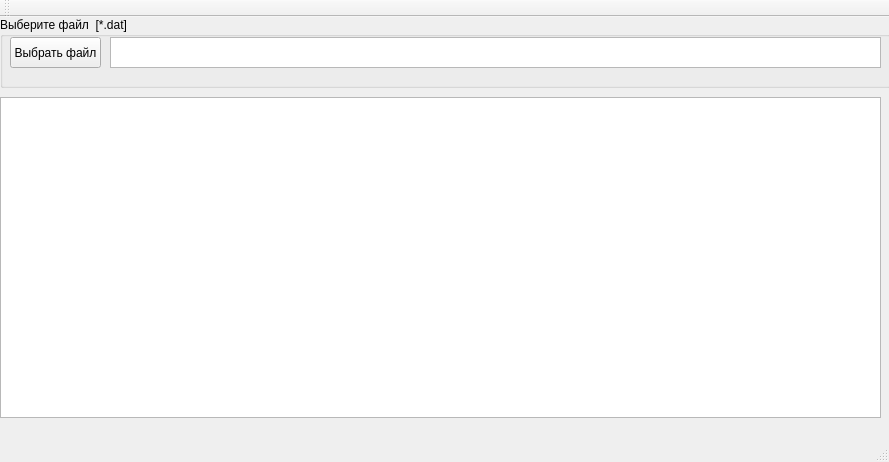
<?xml version="1.0" encoding="UTF-8"?>
<ui version="4.0">
 <class>MainWindow</class>
 <widget class="QMainWindow" name="MainWindow">
  <property name="geometry">
   <rect>
    <x>0</x>
    <y>0</y>
    <width>889</width>
    <height>462</height>
   </rect>
  </property>
  <property name="windowTitle">
   <string>MainWindow</string>
  </property>
  <widget class="QWidget" name="centralWidget">
   <widget class="QGroupBox" name="groupBox">
    <property name="geometry">
     <rect>
      <x>0</x>
      <y>0</y>
      <width>891</width>
      <height>71</height>
     </rect>
    </property>
    <property name="title">
     <string>Выберите файл  [*.dat]</string>
    </property>
    <widget class="QPushButton" name="pushButton">
     <property name="geometry">
      <rect>
       <x>10</x>
       <y>20</y>
       <width>91</width>
       <height>31</height>
      </rect>
     </property>
     <property name="text">
      <string>Выбрать файл</string>
     </property>
    </widget>
    <widget class="QTextEdit" name="textEdit">
     <property name="geometry">
      <rect>
       <x>110</x>
       <y>20</y>
       <width>771</width>
       <height>31</height>
      </rect>
     </property>
     <property name="sizePolicy">
      <sizepolicy hsizetype="Expanding" vsizetype="Expanding">
       <horstretch>0</horstretch>
       <verstretch>0</verstretch>
      </sizepolicy>
     </property>
    </widget>
   </widget>
   <widget class="QTextEdit" name="textEdit_2">
    <property name="geometry">
     <rect>
      <x>0</x>
      <y>80</y>
      <width>881</width>
      <height>321</height>
     </rect>
    </property>
   </widget>
  </widget>
  <widget class="QMenuBar" name="menuBar">
   <property name="geometry">
    <rect>
     <x>0</x>
     <y>0</y>
     <width>889</width>
     <height>21</height>
    </rect>
   </property>
  </widget>
  <widget class="QToolBar" name="mainToolBar">
   <attribute name="toolBarArea">
    <enum>TopToolBarArea</enum>
   </attribute>
   <attribute name="toolBarBreak">
    <bool>false</bool>
   </attribute>
  </widget>
  <widget class="QStatusBar" name="statusBar"/>
 </widget>
 <layoutdefault spacing="6" margin="11"/>
 <resources/>
 <connections/>
</ui>
